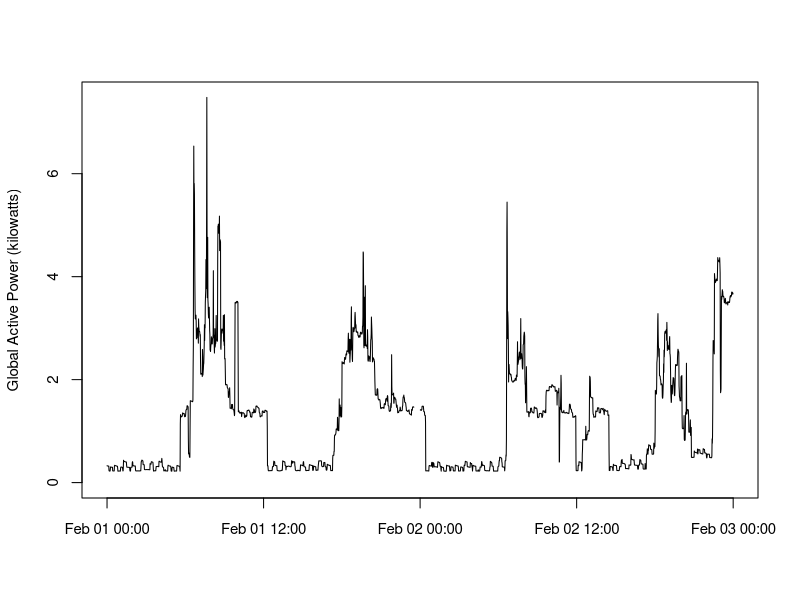

The R script that drew this image:
# plot2.R - R code to generate plot2.png

# Read the data file (already limited to data for Feb. 1-2, 2007)
data <- read.csv("household_power_2days.txt", sep=";", stringsAsFactors=FALSE)

# Convert Date & Time variables to Date/Time classes
data$Date <- as.Date(data$Date, "%d/%m/%Y")
data$Time <- strptime(paste(data$Date, data$Time), "%Y-%m-%d %H:%M:%S")

# Create the plot, slight adjustment to size of axis labels
png(file="plot2.png", bg="transparent")  # png default size is 480x480
with(data, {
    plot(Time, Global_active_power, type="n", xlab="", 
         ylab="Global Active Power (kilowatts)",
         cex.axis=0.9, cex.lab=0.9)
    lines(Time, Global_active_power)
})

dev.off()